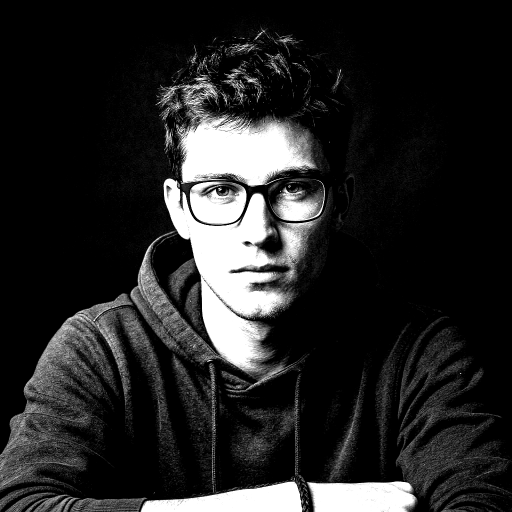
#> input picture source-prepped.png, 1024 x 1024 px, found by its file name (shown at 1/2 size)
$ python make_ascii_svg.py
#> lines starting #> are read from the running program, lines starting #| are printed output that depends on the picture
import os
import sys
import html
from PIL import Image

# 16-level density ramp (space to dense character)
RAMP = " .':;iI+hHMW8$@"

def get_color(val):
    """
    Maps 0..255 pixel luminance to high-contrast cyan/neon/white gradient palette
    255 = White background -> Space (dark/transparent)
    0   = Black pixel      -> Pure White highlight / intense density
    """
    norm = 1.0 - (val / 255.0)
    if norm < 0.12:
        return "#161b22" # Subtle shadow
    elif norm < 0.28:
        return "#30363d" # Dark gray contour
    elif norm < 0.45:
        return "#1f6beb" # Deep navy
    elif norm < 0.65:
        return "#58a6ff" # Terminal blue
    elif norm < 0.82:
        return "#79c0ff" # Electric cyan
    else:
        return "#ffffff" # Glowing white

def make_ascii_svg(prepped_image_path="source-prepped.png", output_svg_path="spect0er-ascii.svg"):
#> called with prepped_image_path = 'source-prepped.png', output_svg_path = 'spect0er-ascii.svg'
    if not os.path.exists(prepped_image_path):
        print(f"Prepped image '{prepped_image_path}' not found. Running prep_photo.py...")
        from prep_photo import prep_photo
        prep_photo()

    img = Image.open(prepped_image_path).convert("L")
#> img is the input picture: PIL image 1024x1024 L; min 0, max 255, mean 37.6

    # Grid dimensions (fits cleanly inside 370x360 SVG terminal card)
    cols = 66
    rows = 38

    img_resized = img.resize((cols, rows), Image.Resampling.BILINEAR)
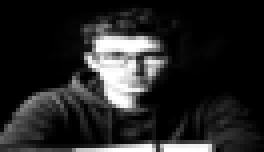
#> img_resized: PIL image 66x38 L (shown 4 times larger); min 0, max 255, mean 37.6
    pixels = img_resized.load()

    width = 370
    height = 360
    font_size = 7.2
    line_height = 7.6
    start_x = 18
    start_y = 52

    clip_paths = []
    anim_scripts = []
    text_elements = []
    cursors = []

    line_dur = 0.35

    for r in range(rows):
        y_pos = start_y + (r * line_height)
        delay = 0.05 + (r * 0.05) # Staggered typing reveal

        cp_id = f"cp-row-{r}"
        rect_id = f"rect-row-{r}"
        cursor_id = f"cursor-row-{r}"
        text_id = f"text-row-{r}"

        # Group consecutive characters by color to optimize SVG size
        tspans = []
        curr_color = None
        curr_text = []

        for c in range(cols):
            val = pixels[c, r]
            norm = 1.0 - (val / 255.0)
            ramp_idx = int(norm * (len(RAMP) - 1))
            ramp_idx = max(0, min(len(RAMP) - 1, ramp_idx))

            ch = RAMP[ramp_idx]
            ch_escaped = html.escape(ch)
            color = get_color(val)

            if color != curr_color:
                if curr_text:
                    t_str = "".join(curr_text)
                    tspans.append(f'<tspan fill="{curr_color}">{t_str}</tspan>')
                curr_color = color
                curr_text = [ch_escaped]
            else:
                curr_text.append(ch_escaped)

        if curr_text:
            t_str = "".join(curr_text)
            tspans.append(f'<tspan fill="{curr_color}">{t_str}</tspan>')

        line_inner_svg = "".join(tspans)

        clip_paths.append(f'''
    <clipPath id="{cp_id}">
      <rect id="{rect_id}" x="{start_x}" y="{y_pos - font_size + 1}" width="338" height="{line_height + 1}" />
    </clipPath>''')

        anim_scripts.append(f'''
    <animate href="#{rect_id}" attributeName="width" values="0;338" dur="{line_dur:.2f}s" begin="{delay:.2f}s" fill="freeze" />
    <animate href="#{cursor_id}" attributeName="x" values="{start_x};{start_x + 330}" dur="{line_dur:.2f}s" begin="{delay:.2f}s" fill="freeze" />
    <animate href="#{cursor_id}" attributeName="opacity" values="1;0" dur="0.1s" begin="{delay + line_dur:.2f}s" fill="freeze" />''')

        text_elements.append(f'<text id="{text_id}" x="{start_x}" y="{y_pos}" clip-path="url(#{cp_id})">{line_inner_svg}</text>')
        cursors.append(f'<rect id="{cursor_id}" x="{start_x}" y="{y_pos - font_size + 1}" width="5" height="{line_height}" fill="#39d353" opacity="0" />')
#> after the loop, anim_scripts = 38 items; clip_paths = 38 items; cursors = 38 items; text_elements = 38 items

    clips_str = "".join(clip_paths)
    anims_str = "".join(anim_scripts)
    text_str = "".join(text_elements)
    cursors_str = "".join(cursors)

    title_label = "spect0er@github:~ (ascii-portrait)"

    svg_content = f'''<svg xmlns="http://www.w3.org/2000/svg" viewBox="0 0 {width} {height}" width="{width}" height="{height}">
  <style>
    .bg {{ fill: #0d1117; rx: 12px; stroke: #30363d; stroke-width: 1px; }}
    .dot-red {{ fill: #ff5f56; }}
    .dot-yellow {{ fill: #ffbd2e; }}
    .dot-green {{ fill: #27c93f; }}
    .title-text {{ font-family: "SFMono-Regular", Consolas, "Liberation Mono", Menlo, Courier, monospace; font-size: 12.5px; fill: #8b949e; font-weight: 600; }}

    text {{
      font-family: "SFMono-Regular", Consolas, "Liberation Mono", Menlo, Courier, monospace;
      font-size: {font_size}px;
      font-weight: 600;
      white-space: pre;
    }}
  </style>

  <defs>
    {clips_str}
  </defs>

  <!-- Background card -->
  <rect class="bg" width="{width}" height="{height}" rx="12" stroke="#30363d" stroke-width="1" />

  <!-- Terminal Window Header -->
  <path d="M 0 12 C 0 5.37 5.37 0 12 0 L 358 0 C 364.63 0 370 5.37 370 12 L 370 38 L 0 38 Z" fill="#161b22" />
  <line x1="0" y1="38" x2="{width}" y2="38" stroke="#30363d" stroke-width="1" />

  <!-- Window Dots -->
  <circle cx="20" cy="19" r="6" class="dot-red" />
  <circle cx="40" cy="19" r="6" class="dot-yellow" />
  <circle cx="60" cy="19" r="6" class="dot-green" />

  <!-- Window Title -->
  <text x="{width / 2}" y="23" text-anchor="middle" class="title-text">{title_label}</text>

  <!-- Shaded ASCII Portrait Lines -->
  <g>
    {text_str}
  </g>

  <!-- Typing Cursors -->
  <g>
    {cursors_str}
  </g>

  <!-- SMIL Typing Animations -->
  {anims_str}
</svg>'''

    with open(output_svg_path, "w", encoding="utf-8") as f:
        f.write(svg_content)

    print(f"Successfully generated {output_svg_path} ({width}x{height}) with multi-tone ASCII shading & animation!")

if __name__ == "__main__":
    out_name = sys.argv[1] if len(sys.argv) > 1 else "spect0er-ascii.svg"
    make_ascii_svg(output_svg_path=out_name)
